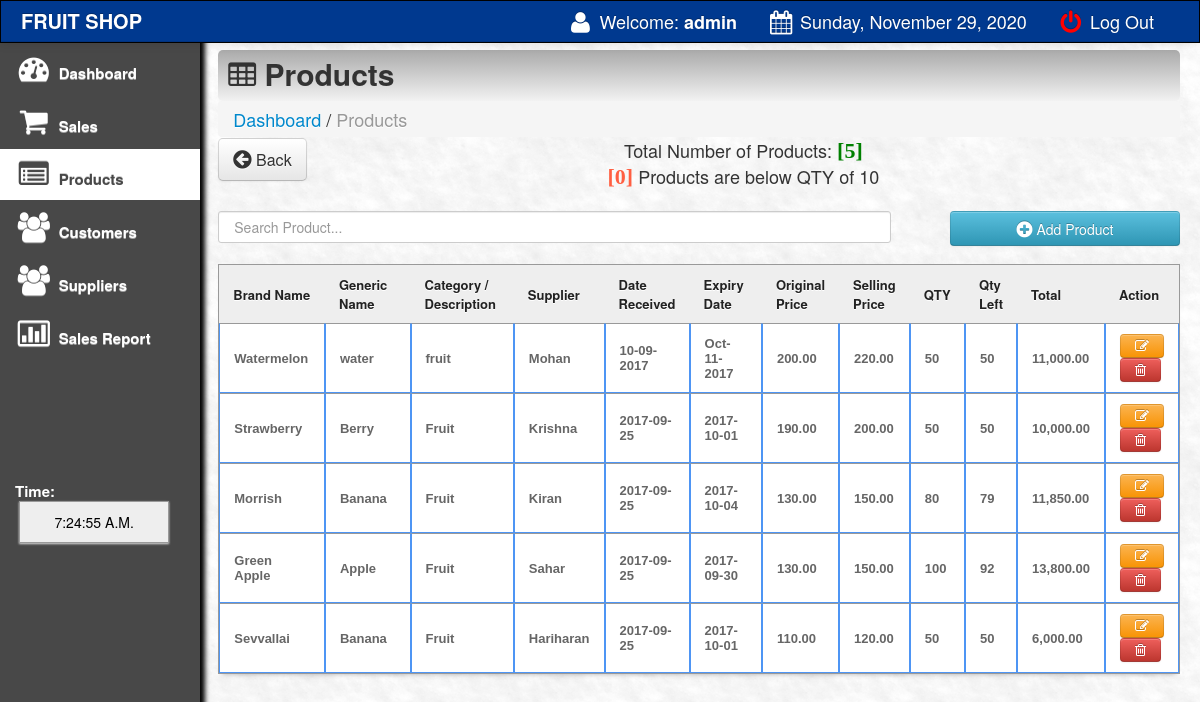
Screenshot of /main/products.php (signed in) with the database file from the repository.
### tables this page shows
CREATE TABLE `products` (
  `product_id` int(11) NOT NULL,
  `product_code` varchar(200) NOT NULL,
  `gen_name` varchar(200) NOT NULL,
  `product_name` varchar(200) NOT NULL,
  `cost` varchar(100) NOT NULL,
  `o_price` varchar(100) NOT NULL,
  `price` varchar(100) NOT NULL,
  `profit` varchar(100) NOT NULL,
  `supplier` varchar(100) NOT NULL,
  `onhand_qty` int(10) NOT NULL,
  `qty` int(10) NOT NULL,
  `qty_sold` int(10) NOT NULL,
  `expiry_date` varchar(500) NOT NULL,
  `date_arrival` varchar(500) NOT NULL
);

### main/products.php (the view, shortened to what this page needs)
<html>
<head>
 <link href="css/bootstrap.css" rel="stylesheet">
    <link rel="stylesheet" type="text/css" href="css/DT_bootstrap.css">
  <link rel="stylesheet" href="css/font-awesome.min.css">
    <link href="css/bootstrap-responsive.css" rel="stylesheet">
<link href="../style.css" media="screen" rel="stylesheet" type="text/css" />
<link href="src/facebox.css" media="screen" rel="stylesheet" type="text/css" />
</head>
<?php
function createRandomPassword() {
	$chars = "003232303232023232023456789";
	$i = 0;
	$pass = '' ;
	while ($i <= 7) {
		$num = rand() % 33;
		$tmp = substr($chars, $num, 1);
		$pass = $pass . $tmp;
		$i++;
	}
	return $pass;
}
$finalcode='RS-'.createRandomPassword();
?>
<body>
<?php include('navfixed.php');?>
<div class="container-fluid">
      <div class="row-fluid">
	<div class="span2">
          <div class="well sidebar-nav">
              <ul class="nav nav-list">
              <li><a href="index.php"><i class="icon-dashboard icon-2x"></i> Dashboard </a></li>
			<li><a href="sales.php?id=cash&invoice=<?php echo $finalcode ?>"><i class="icon-shopping-cart icon-2x"></i> Sales</a>  </li>
			<li class="active"><a href="products.php"><i class="icon-list-alt icon-2x"></i> Products</a>                                     </li>
			<li><a href="customer.php"><i class="icon-group icon-2x"></i> Customers</a>                                    </li>
			<li><a href="supplier.php"><i class="icon-group icon-2x"></i> Suppliers</a>                                    </li>
			<li><a href="salesreport.php?d1=0&d2=0"><i class="icon-bar-chart icon-2x"></i> Sales Report</a>                </li>
			<br><br><br><br><br><br>
			<li>
			 <div class="hero-unit-clock">
			<form name="clock">
			<font color="white">Time: <br></font>&nbsp;<input style="width:150px;" type="submit" class="trans" name="face" value="">
			</form>
			  </div>
			</li>
				</ul>
          </div>
        </div>
	<div class="span10">
	<div class="contentheader">
			<i class="icon-table"></i> Products
			</div>
			<ul class="breadcrumb">
			<li><a href="index.php">Dashboard</a></li> /
			<li class="active">Products</li>
			</ul>
<div style="margin-top: -19px; margin-bottom: 21px;">
<a  href="index.php"><button class="btn btn-default btn-large" style="float: left;"><i class="icon icon-circle-arrow-left icon-large"></i> Back</button></a>
			<?php
			include('../connect.php');
				$result = $db->prepare("SELECT * FROM products ORDER BY qty_sold DESC");
				$result->execute();
				$rowcount = $result->rowcount();
			?>
			<?php
			include('../connect.php');
				$result = $db->prepare("SELECT * FROM products where qty < 5 ORDER BY product_id DESC");
				$result->execute();
				$rowcount123 = $result->rowcount();
			?>
				<div style="text-align:center;">
			Total Number of Products:  <font color="green" style="font:bold 22px 'Aleo';">[<?php echo $rowcount;?>]</font>
			</div>
			<div style="text-align:center;">
			<font style="color:rgb(255, 95, 66);; font:bold 22px 'Aleo';">[<?php echo $rowcount123;?>]</font> Products are below QTY of 10
			</div>
</div>
<input type="text" style="padding:15px;" name="filter" value="" id="filter" placeholder="Search Product..." autocomplete="off" />
<a rel="facebox" href="addproduct.php"><Button type="submit" class="btn btn-info" style="float:right; width:230px; height:35px;" /><i class="icon-plus-sign icon-large"></i> Add Product</button></a><br><br>
<table class="hoverTable" id="resultTable" data-responsive="table" style="text-align: left;">
	<thead>
		<tr>
			<th width="12%"> Brand Name </th>
			<th width="14%"> Generic Name </th>
			<th width="13%"> Category / Description </th>
			<th width="7%"> Supplier </th>
			<th width="9%"> Date Received </th>
			<th width="10%"> Expiry Date </th>
			<th width="6%"> Original Price </th>
			<th width="6%"> Selling Price </th>
			<th width="6%"> QTY </th>
			<th width="5%"> Qty Left </th>
			<th width="8%"> Total </th>
			<th width="8%"> Action </th>
		</tr>
	</thead>
	<tbody>
			<?php
			function formatMoney($number, $fractional=false) {
					if ($fractional) {
						$number = sprintf('%.2f', $number);
					}
					while (true) {
						$replaced = preg_replace('/(-?\d+)(\d\d\d)/', '$1,$2', $number);
						if ($replaced != $number) {
							$number = $replaced;
						} else {
							break;
						}
					}
					return $number;
				}
				include('../connect.php');
				$result = $db->prepare("SELECT *, price * qty as total FROM products ORDER BY product_id DESC");
				$result->execute();
				for($i=0; $row = $result->fetch(); $i++){
				$availableqty=$row['qty'];
				if ($availableqty < 10) {
				echo '<tr class="alert alert-warning record" style="color: #fff; background:rgb(255, 95, 66);">';
				}
				else {
				echo '<tr class="record">';
				}
			?>
			<td><?php echo $row['product_code']; ?></td>
			<td><?php echo $row['gen_name']; ?></td>
			<td><?php echo $row['product_name']; ?></td>
					<td><?php echo $row['supplier']; ?></td>
			<td><?php echo $row['date_arrival']; ?></td>
			<td><?php echo $row['expiry_date']; ?></td>
			<td><?php
			$oprice=$row['o_price'];
			echo formatMoney($oprice, true);
			?></td>
			<td><?php
			$pprice=$row['price'];
			echo formatMoney($pprice, true);
			?></td>
			<td><?php echo $row['qty_sold']; ?></td>
			<td><?php echo $row['qty']; ?></td>
			<td>
			<?php
			$total=$row['total'];
			echo formatMoney($total, true);
			?>
			</td>			<td><a rel="facebox" title="Click to edit the product" href="editproduct.php?id=<?php echo $row['product_id']; ?>"><button class="btn btn-warning"><i class="icon-edit"></i> </button> </a>
			<a href="#" id="<?php echo $row['product_id']; ?>" class="delbutton" title="Click to Delete the product"><button class="btn btn-danger"><i class="icon-trash"></i></button></a></td>
			</tr>
			<?php
				}
			?>
	</tbody>
</table>
</div>
</div>
</div>
</body>
<?php include('footer.php');?>
</html>

### style.css (style rules this page uses)
td a { color:darkblue; }
input { border: 1px solid #999; background: #EEEEEE; padding: 10px; box-shadow:0 1px 2px #ddd; -moz-box-shadow:0 1px 2px #ddd; -webkit-box-shadow:0 1px 2px #ddd; }
#filter { width: 70%; float:left; }
#resultTable { border-collapse: separate; background-color: #FFFFFF; border-spacing: 0; max-width: 100%; }
#resultTable { color: #666666; text-shadow: 0 1px 0 #FFFFFF; width: 100%; border: 1px solid #999999; box-shadow: 0 5px 5px -5px rgba(0, 0, 0, 0.3); margin-top: 13px; }
#resultTable thead tr th { background: none repeat scroll 0 0 #EEEEEE; color: #222222; padding: 10px 14px; text-align: left; border-top: 0 none; font-size: 13px; }
#resultTable tbody tr td { font: bold 13px 'Arial'; text-align: left; padding: 10px 14px; border-top: 1px solid #999999; }
#resultTable td { padding:7px; border:#4e95f4 1px solid; }
#resultTable tr { background: #fff; }

### main/products.php (style rules this page uses)
body { padding-top: 60px; padding-bottom: 40px; }
.sidebar-nav { padding: 9px 0; }

### rows the page displays
products: product_code "Watermelon", gen_name "water", product_name "fruit", supplier "Mohan", date_arrival "10-09-2017", expiry_date "Oct-11-2017", o_price "200.00", price "220.00", qty_sold "50", qty "50", total "11,000.00"
products: product_code "Strawberry", gen_name "Berry", product_name "Fruit", supplier "Krishna", date_arrival "2017-09-25", expiry_date "2017-10-01", o_price "190.00", price "200.00", qty_sold "50", qty "50", total "10,000.00"
products: product_code "Morrish", gen_name "Banana", product_name "Fruit", supplier "Kiran", date_arrival "2017-09-25", expiry_date "2017-10-04", o_price "130.00", price "150.00", qty_sold "80", qty "79", total "11,850.00"
products: product_code "Green Apple", gen_name "Apple", product_name "Fruit", supplier "Sahar", date_arrival "2017-09-25", expiry_date "2017-09-30", o_price "130.00", price "150.00", qty_sold "100", qty "92", total "13,800.00"
products: product_code "Sevvallai", gen_name "Banana", product_name "Fruit", supplier "Hariharan", date_arrival "2017-09-25", expiry_date "2017-10-01", o_price "110.00", price "120.00", qty_sold "50", qty "50", total "6,000.00"

### other values shown
$_SESSION['SESS_LAST_NAME'] "admin"
$new "Sunday, November 29, 2020"
$rowcount "5"
$rowcount123 "0"
